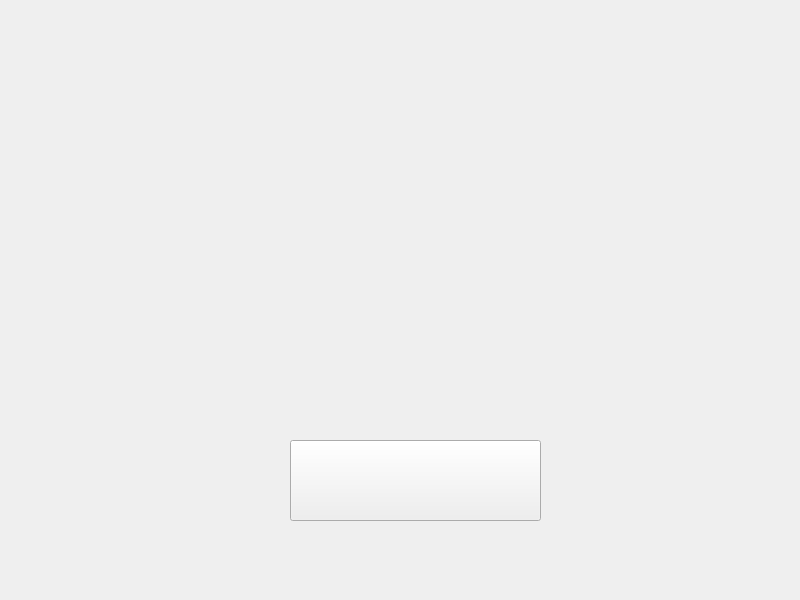
<?xml version="1.0" encoding="UTF-8"?>
<ui version="4.0">
 <class>Widget</class>
 <widget class="QWidget" name="Widget">
  <property name="geometry">
   <rect>
    <x>0</x>
    <y>0</y>
    <width>800</width>
    <height>600</height>
   </rect>
  </property>
  <property name="windowTitle">
   <string>Widget</string>
  </property>
  <widget class="QLabel" name="label">
   <property name="geometry">
    <rect>
     <x>20</x>
     <y>10</y>
     <width>751</width>
     <height>411</height>
    </rect>
   </property>
   <property name="text">
    <string/>
   </property>
   <property name="scaledContents">
    <bool>true</bool>
   </property>
  </widget>
  <widget class="QPushButton" name="startButton">
   <property name="geometry">
    <rect>
     <x>290</x>
     <y>440</y>
     <width>251</width>
     <height>81</height>
    </rect>
   </property>
   <property name="text">
    <string/>
   </property>
   <property name="iconSize">
    <size>
     <width>300</width>
     <height>100</height>
    </size>
   </property>
  </widget>
 </widget>
 <resources/>
 <connections/>
</ui>
